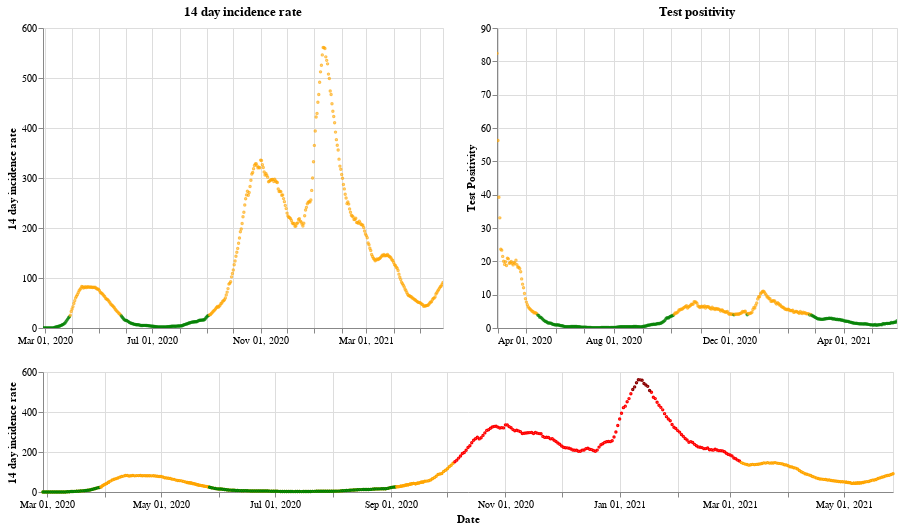

Notebook code for this chart:
### Markdown cell above
## Scotland

### Code cell
plot_traffic_light('Scotland')

### Figure 1 — Vega-Lite specification as saved in the notebook (floating-point values rounded to 4 significant figures; data arrays with more than 128 entries replaced by an {"elided": "..."} marker saying what was removed)
{"config": {"view": {"continuousWidth": 400, "continuousHeight": 300}}, "vconcat": [{"hconcat": [{"mark": {"type": "point", "size": 2}, "encoding": {"color": {"condition": {"value": "green", "test": "(datum.twoWeeklyCasesRate <= 25)"}, "value": "orange"}, "tooltip": [{"type": "nominal", "field": "areaName"}, {"type": "temporal", "field": "date"}, {"type": "quantitative", "field": "twoWeeklyCasesRate"}, {"type": "quantitative", "field": "testPositivity"}], "x": {"type": "temporal", "axis": {"title": ""}, "field": "date", "scale": {"domain": {"selection": "DateBrush"}}, "timeUnit": "yearmonthdate"}, "y": {"type": "quantitative", "axis": {"title": "14 day incidence rate"}, "field": "twoWeeklyCasesRate"}}, "title": "14 day incidence rate", "width": 400}, {"mark": {"type": "point", "size": 2}, "encoding": {"color": {"condition": {"value": "green", "test": "(datum.testPositivity <= 4)"}, "value": "orange"}, "tooltip": [{"type": "nominal", "field": "areaName"}, {"type": "temporal", "field": "date"}, {"type": "quantitative", "field": "twoWeeklyCasesRate"}, {"type": "quantitative", "field": "testPositivity"}], "x": {"type": "temporal", "axis": {"title": ""}, "field": "date", "scale": {"domain": {"selection": "DateBrush"}}, "timeUnit": "yearmonthdate"}, "y": {"type": "quantitative", "axis": {"title": "Test Positivity"}, "field": "testPositivity"}}, "title": "Test positivity", "width": 400}]}, {"layer": [{"mark": {"type": "point", "size": 2}, "encoding": {"color": {"condition": {"value": "orange", "test": "((50 && datum.twoWeeklyCasesRate) < 150)"}, "value": "red"}, "opacity": {"condition": {"value": 1, "test": "((50 && datum.twoWeeklyCasesRate) < 500)"}, "value": 0}, "tooltip": [{"type": "nominal", "field": "areaName"}, {"type": "temporal", "field": "date"}, {"type": "quantitative", "field": "twoWeeklyCasesRate"}, {"type": "quantitative", "field": "testPositivity"}], "x": {"type": "temporal", "axis": {"title": "Date"}, "field": "date", "timeUnit": "yearmonthdate"}, "y": {"type": "quantitative", "axis": {"title": "14 day incidence rate"}, "field": "twoWeeklyCasesRate"}}, "selection": {"DateBrush": {"type": "interval", "encodings": ["x"], "fields": ["Time"]}}, "width": 850}, {"mark": {"type": "point", "size": 2}, "encoding": {"color": {"value": "darkred"}, "opacity": {"condition": {"value": 1, "test": "(datum.twoWeeklyCasesRate >= 500)"}, "value": 0}, "tooltip": [{"type": "nominal", "field": "areaName"}, {"type": "temporal", "field": "date"}, {"type": "quantitative", "field": "twoWeeklyCasesRate"}, {"type": "quantitative", "field": "testPositivity"}], "x": {"type": "temporal", "axis": {"title": "Date"}, "field": "date", "timeUnit": "yearmonthdate"}, "y": {"type": "quantitative", "axis": {"title": "14 day incidence rate"}, "field": "twoWeeklyCasesRate"}}, "width": 400}, {"mark": {"type": "point", "size": 2}, "encoding": {"color": {"condition": {"value": "green", "test": "((4 && datum.twoWeeklyCasesRate) < 25)"}, "value": "orange"}, "opacity": {"condition": {"value": 1, "test": "(datum.twoWeeklyCasesRate < 50)"}, "value": 0}, "tooltip": [{"type": "nominal", "field": "areaName"}, {"type": "temporal", "field": "date"}, {"type": "quantitative", "field": "twoWeeklyCasesRate"}, {"type": "quantitative", "field": "testPositivity"}], "x": {"type": "temporal", "axis": {"title": "Date"}, "field": "date", "timeUnit": "yearmonthdate"}, "y": {"type": "quantitative", "axis": {"title": "14 day incidence rate"}, "field": "twoWeeklyCasesRate"}}, "width": 400}], "height": 120, "width": 800}], "data": {"name": "data-e7ae7a4829b94fba18391b74ed895906"}, "$schema": "https://vega.github.io/schema/vega-lite/v4.8.1.json", "datasets": {"data-e7ae7a4829b94fba18391b74ed895906": {"elided": "455 records"}}}
